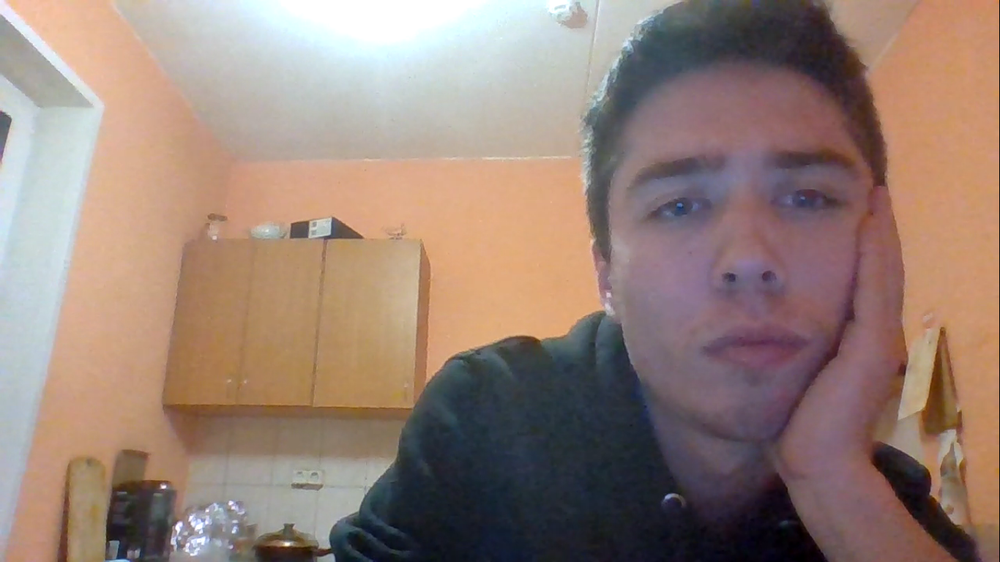
#> input picture Снимки экрана/Без телефона/2021-04-25 (10).png, 1000 x 562 px, shrunk from 1366 x 768 before the run; its folder holds only this picture in this run
$ python custom_dataset.py   (older library calls are emulated)
#> lines starting #> are read from the running program, lines starting #| are printed output that depends on the picture
from PIL import Image
import numpy as np
import sys
import os, os.path, time
import csv


my_dir = 'D:\ДИПЛОМ\Проект_1\Снимки экрана\Без телефона'
# mydir='images'


def createFileList(my_dir, format='.png'):
#> called with format = '.png'
    fileList = []
    print(my_dir)
    for root, dirs, files in os.walk(my_dir, topdown=False):
        for name in files:
            if name.endswith(format):
                fullName = os.path.join(root, name)
                fileList.append(fullName)
                return fileList


fileList = createFileList(my_dir)

for file in fileList:
    print(file)
    img_file = Image.open(file)
#> img_file is the input picture: PIL image 1000x562 RGBA; mean R, G, B, A 150.9, 129.1, 118.9, 255
# img_file.show()


# get original image parameters...
width, height = img_file.size
#> width = 1000; height = 562
format = img_file.format
#> format = 'PNG'
mode = img_file.mode
#> mode = 'RGBA'

# Make image Greyscale
img_grey = img_file.convert('L')
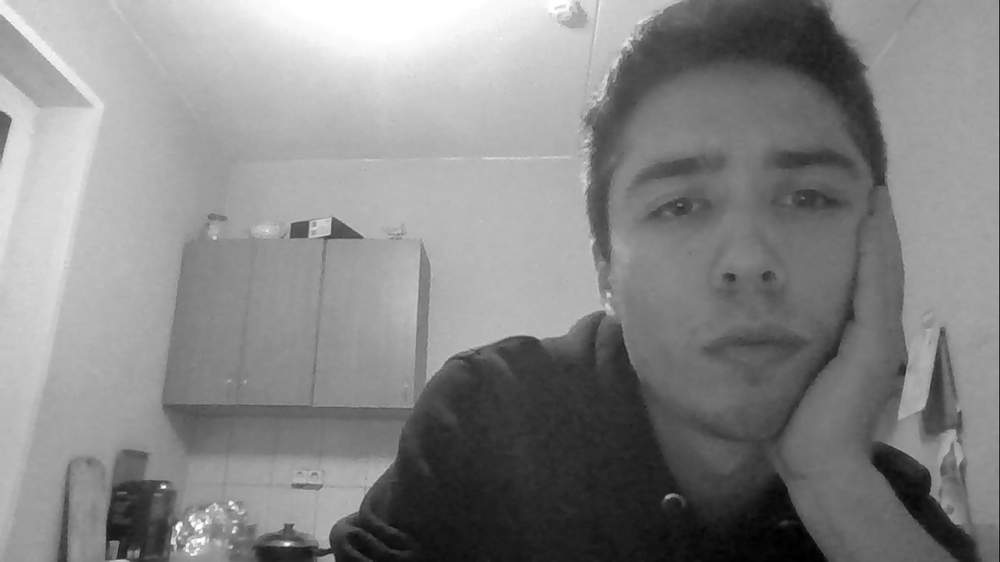
#> img_grey: PIL image 1000x562 L; min 0, max 255, mean 134.5
#img_grey.save('result.png')
#img_grey.show()


import matplotlib.pyplot as plt


# Save Greyscale values
value = np.asarray(img_grey.getdata(), dtype=np.int).reshape((img_grey.size[1], img_grey.size[0]))
value = value.flatten()
print(value)
#> (printed output is left out)
with open("img_pixels_no.csv", 'a') as f:
    writer = csv.writer(f)
    writer.writerow(value)

$ run again, on Снимки экрана/Без телефона/2021-04-25 (14).png
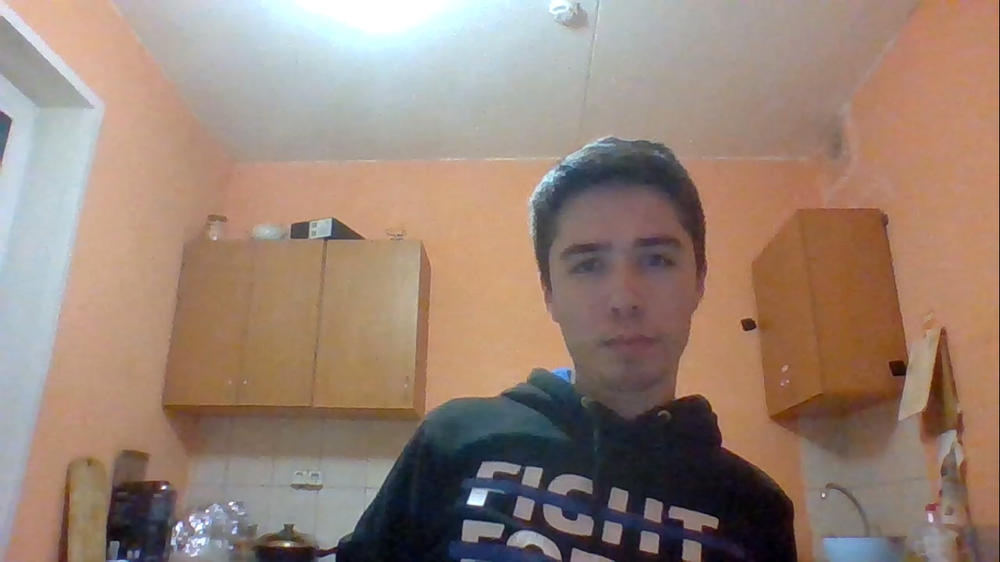
#> input picture Снимки экрана/Без телефона/2021-04-25 (14).png, 1000 x 562 px, shrunk from 1366 x 768 before the run
#> img_file is the input picture: PIL image 1000x562 RGBA; mean R, G, B, A 152.8, 131, 117.7, 255
#> `img_grey = img_file.convert('L')`:
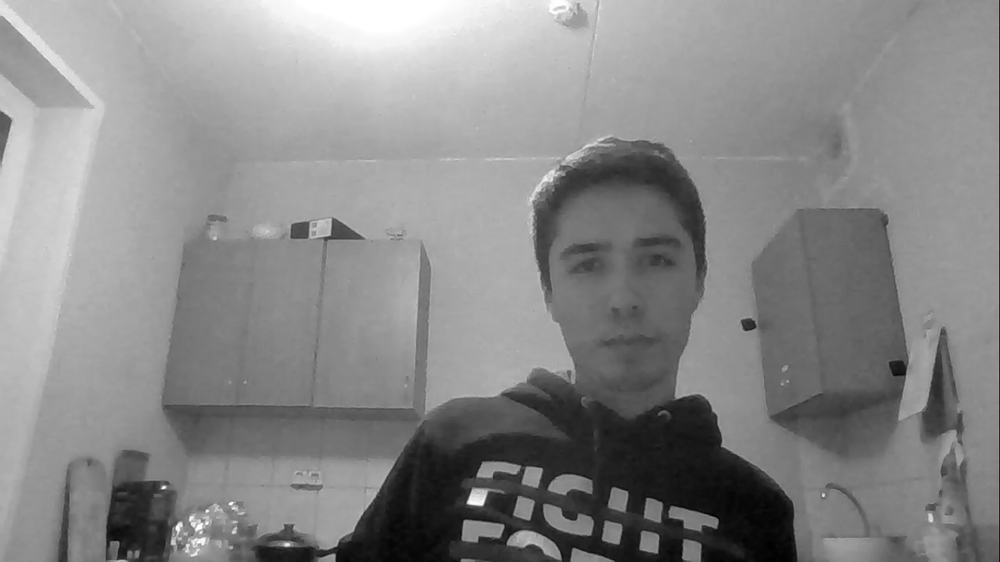
#> img_grey: PIL image 1000x562 L; min 0, max 255, mean 136
#> (printed output is left out)

$ run again, on Снимки экрана/Без телефона/2021-04-25 (15).png
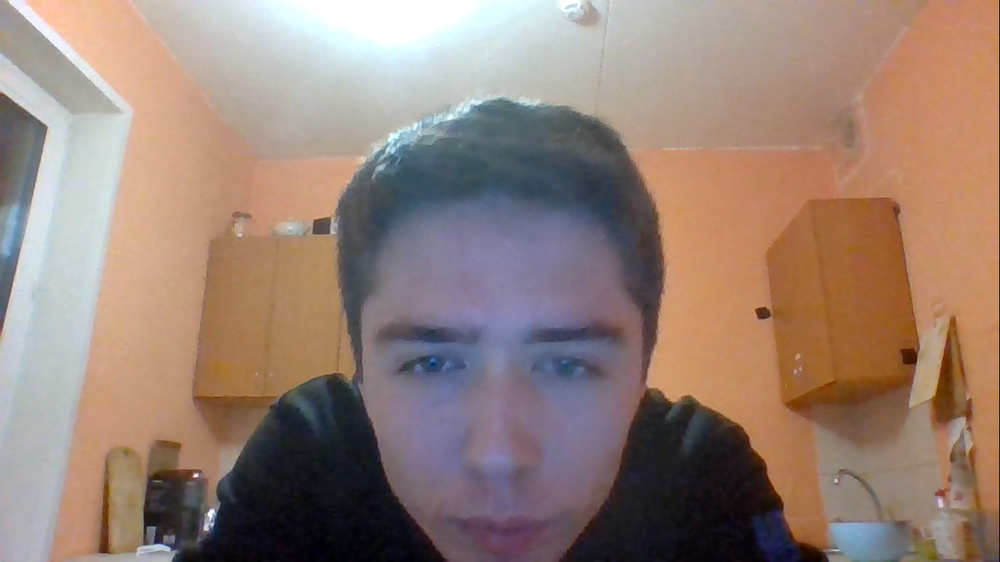
#> input picture Снимки экрана/Без телефона/2021-04-25 (15).png, 1000 x 562 px, shrunk from 1366 x 768 before the run
#> img_file is the input picture: PIL image 1000x562 RGBA; mean R, G, B, A 150.5, 128.7, 118.1, 255
#> `img_grey = img_file.convert('L')`:
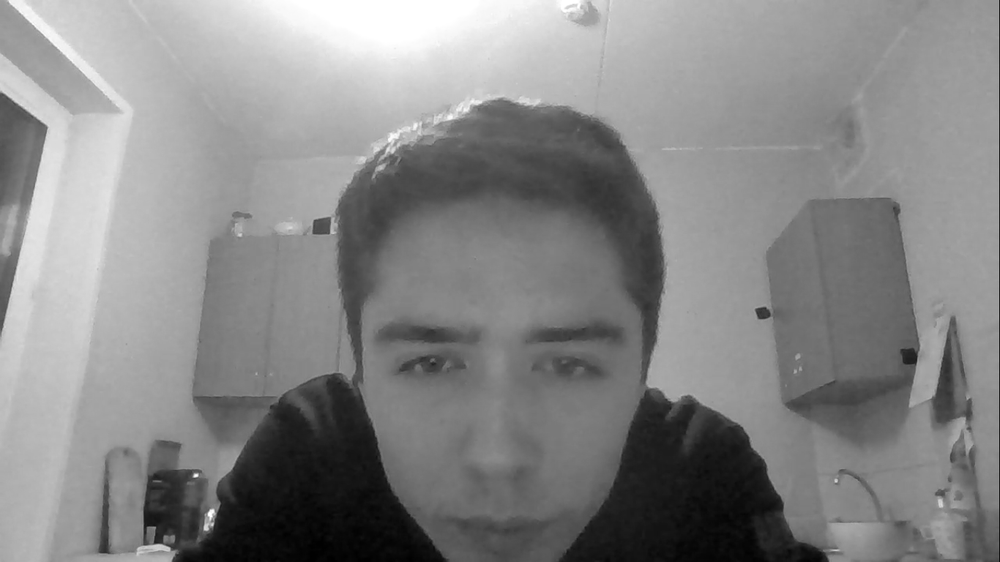
#> img_grey: PIL image 1000x562 L; min 0, max 255, mean 134
#> (printed output is left out)

$ run again, on Снимки экрана/Без телефона/2021-04-25 (16).png
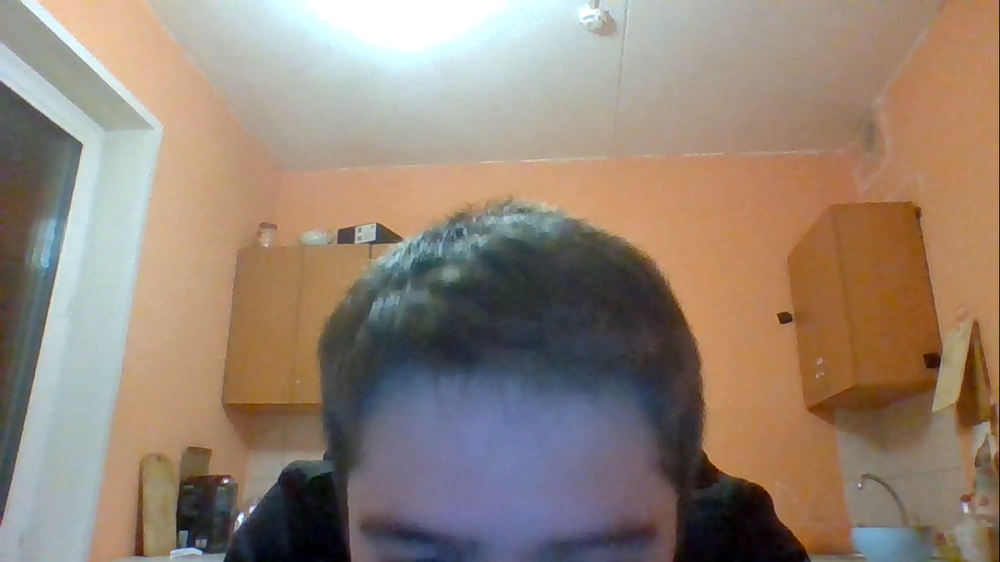
#> input picture Снимки экрана/Без телефона/2021-04-25 (16).png, 1000 x 562 px, shrunk from 1366 x 768 before the run
#> img_file is the input picture: PIL image 1000x562 RGBA; mean R, G, B, A 148.3, 131.6, 117.2, 255
#> `img_grey = img_file.convert('L')`:
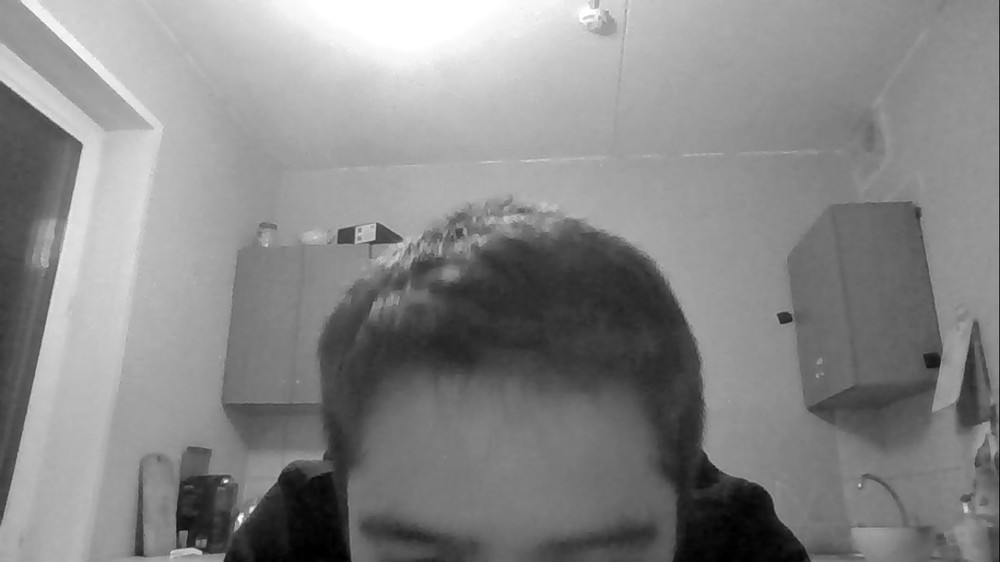
#> img_grey: PIL image 1000x562 L; min 0, max 255, mean 134.9
#> (printed output is left out)

$ run again, on Снимки экрана/Без телефона/2021-04-25 (11).png
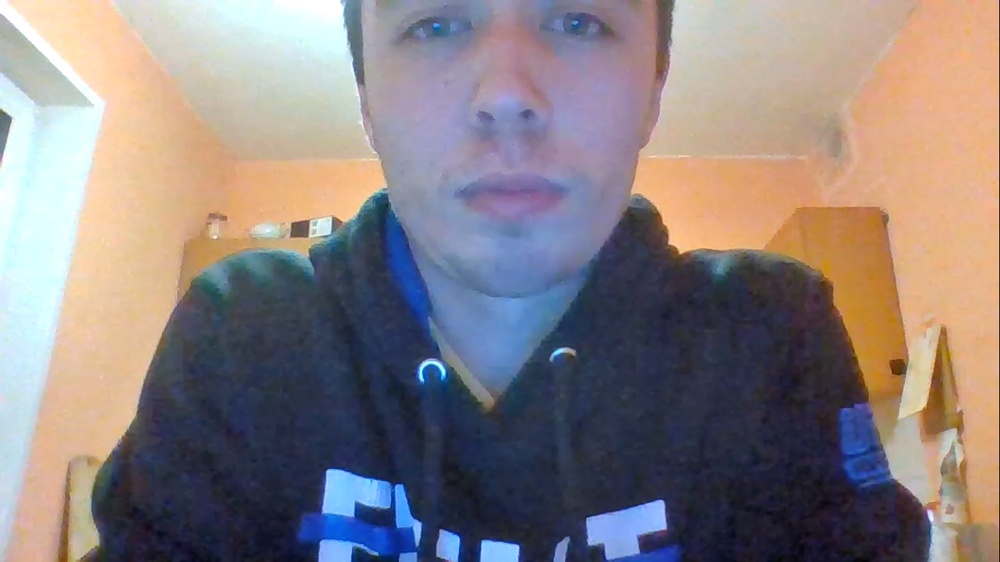
#> input picture Снимки экрана/Без телефона/2021-04-25 (11).png, 1000 x 562 px, shrunk from 1366 x 768 before the run
#> img_file is the input picture: PIL image 1000x562 RGBA; mean R, G, B, A 137.3, 127.8, 128.7, 255
#> `img_grey = img_file.convert('L')`:
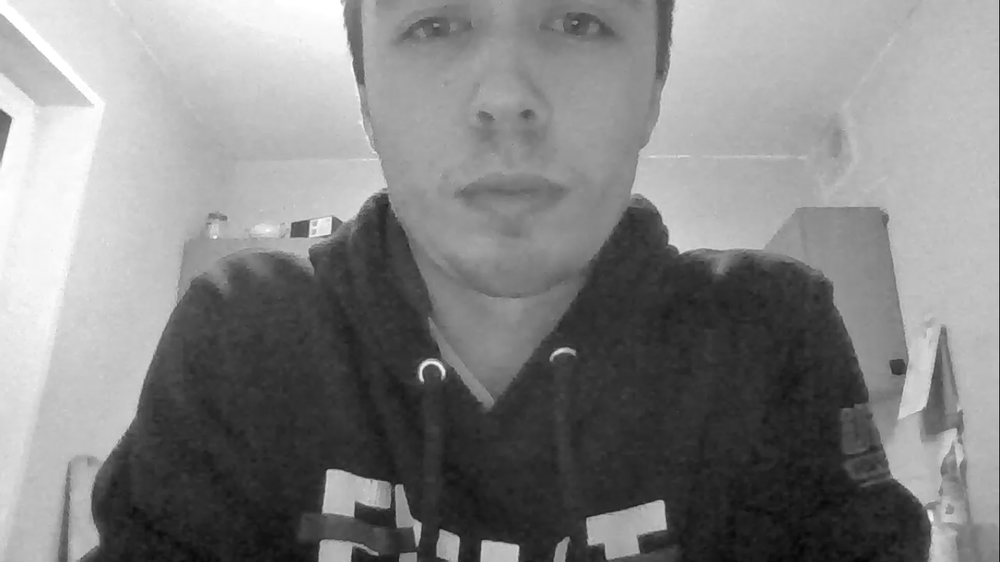
#> img_grey: PIL image 1000x562 L; min 4, max 255, mean 130.8
#> (printed output is left out)
